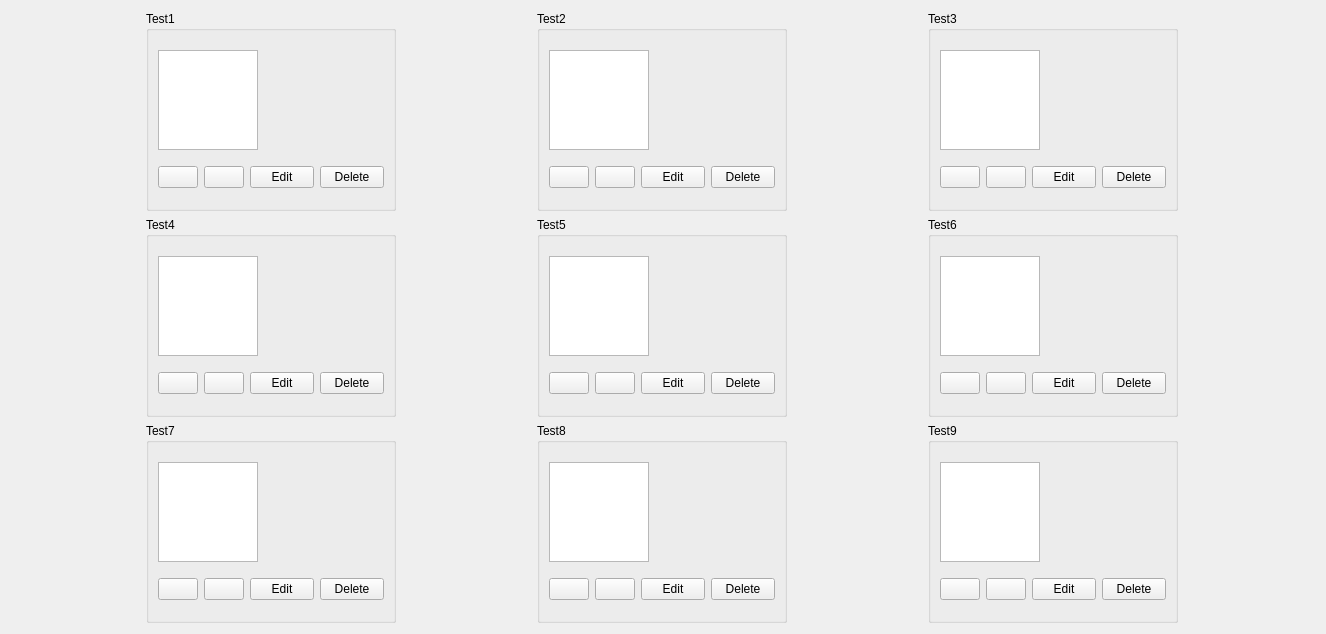
               <widget class="QWidget" name="scrollAreaWidgetContents">
                <property name="geometry">
                 <rect>
                  <x>0</x>
                  <y>0</y>
                  <width>1326</width>
                  <height>630</height>
                 </rect>
                </property>
                <layout class="QGridLayout" name="gridLayout_2">
                 <property name="sizeConstraint">
                  <enum>QLayout::SizeConstraint::SetDefaultConstraint</enum>
                 </property>
                 <item row="0" column="2">
                  <widget class="QGroupBox" name="groupBox_10">
                   <property name="sizePolicy">
                    <sizepolicy hsizetype="Maximum" vsizetype="Maximum">
                     <horstretch>0</horstretch>
                     <verstretch>0</verstretch>
                    </sizepolicy>
                   </property>
                   <property name="minimumSize">
                    <size>
                     <width>250</width>
                     <height>200</height>
                    </size>
                   </property>
                   <property name="maximumSize">
                    <size>
                     <width>250</width>
                     <height>200</height>
                    </size>
                   </property>
                   <property name="title">
                    <string>Test3</string>
                   </property>
                   <layout class="QVBoxLayout" name="verticalLayout_9">
                    <item>
                     <widget class="QGraphicsView" name="graphicsView_11">
                      <property name="sizePolicy">
                       <sizepolicy hsizetype="Maximum" vsizetype="Maximum">
                        <horstretch>0</horstretch>
                        <verstretch>0</verstretch>
                       </sizepolicy>
                      </property>
                      <property name="maximumSize">
                       <size>
                        <width>100</width>
                        <height>100</height>
                       </size>
                      </property>
                     </widget>
                    </item>
                    <item>
                     <layout class="QHBoxLayout" name="horizontalLayout_30">
                      <item>
                       <widget class="QPushButton" name="pushButton_18">
                        <property name="text">
                         <string/>
                        </property>
                        <property name="icon">
                         <iconset theme="QIcon::ThemeIcon::GoPrevious"/>
                        </property>
                       </widget>
                      </item>
                      <item>
                       <widget class="QPushButton" name="pushButton_16">
                        <property name="text">
                         <string/>
                        </property>
                        <property name="icon">
                         <iconset theme="QIcon::ThemeIcon::GoNext"/>
                        </property>
                       </widget>
                      </item>
                      <item>
                       <widget class="QPushButton" name="pushButton_17">
                        <property name="text">
                         <string>Edit</string>
                        </property>
                        <property name="icon">
                         <iconset theme="QIcon::ThemeIcon::DocumentProperties"/>
                        </property>
                       </widget>
                      </item>
                      <item>
                       <widget class="QPushButton" name="pushButton_19">
                        <property name="text">
                         <string>Delete</string>
                        </property>
                        <property name="icon">
                         <iconset theme="QIcon::ThemeIcon::EditDelete"/>
                        </property>
                       </widget>
                      </item>
                     </layout>
                    </item>
                   </layout>
                  </widget>
                 </item>
                 <item row="0" column="1">
                  <widget class="QGroupBox" name="groupBox_9">
                   <property name="sizePolicy">
                    <sizepolicy hsizetype="Maximum" vsizetype="Maximum">
                     <horstretch>0</horstretch>
                     <verstretch>0</verstretch>
                    </sizepolicy>
                   </property>
                   <property name="minimumSize">
                    <size>
                     <width>250</width>
                     <height>200</height>
                    </size>
                   </property>
                   <property name="maximumSize">
                    <size>
                     <width>250</width>
                     <height>200</height>
                    </size>
                   </property>
                   <property name="title">
                    <string>Test2</string>
                   </property>
                   <layout class="QVBoxLayout" name="verticalLayout_23">
                    <item>
                     <widget class="QGraphicsView" name="graphicsView_12">
                      <property name="sizePolicy">
                       <sizepolicy hsizetype="Maximum" vsizetype="Maximum">
                        <horstretch>0</horstretch>
                        <verstretch>0</verstretch>
                       </sizepolicy>
                      </property>
                      <property name="maximumSize">
                       <size>
                        <width>100</width>
                        <height>100</height>
                       </size>
                      </property>
                     </widget>
                    </item>
                    <item>
                     <layout class="QHBoxLayout" name="horizontalLayout_29">
                      <item>
                       <widget class="QPushButton" name="pushButton_12">
                        <property name="text">
                         <string/>
                        </property>
                        <property name="icon">
                         <iconset theme="QIcon::ThemeIcon::GoPrevious"/>
                        </property>
                       </widget>
                      </item>
                      <item>
                       <widget class="QPushButton" name="pushButton_13">
                        <property name="text">
                         <string/>
                        </property>
                        <property name="icon">
                         <iconset theme="QIcon::ThemeIcon::GoNext"/>
                        </property>
                       </widget>
                      </item>
                      <item>
                       <widget class="QPushButton" name="pushButton_14">
                        <property name="text">
                         <string>Edit</string>
                        </property>
                        <property name="icon">
                         <iconset theme="QIcon::ThemeIcon::DocumentProperties"/>
                        </property>
                       </widget>
                      </item>
                      <item>
                       <widget class="QPushButton" name="pushButton_15">
                        <property name="text">
                         <string>Delete</string>
                        </property>
                        <property name="icon">
                         <iconset theme="QIcon::ThemeIcon::EditDelete"/>
                        </property>
                       </widget>
                      </item>
                     </layout>
                    </item>
                   </layout>
                  </widget>
                 </item>
                 <item row="2" column="0">
                  <widget class="QGroupBox" name="groupBox_14">
                   <property name="sizePolicy">
                    <sizepolicy hsizetype="Maximum" vsizetype="Maximum">
                     <horstretch>0</horstretch>
                     <verstretch>0</verstretch>
                    </sizepolicy>
                   </property>
                   <property name="minimumSize">
                    <size>
                     <width>250</width>
                     <height>200</height>
                    </size>
                   </property>
                   <property name="maximumSize">
                    <size>
                     <width>250</width>
                     <height>200</height>
                    </size>
                   </property>
                   <property name="title">
                    <string>Test7</string>
                   </property>
                   <layout class="QVBoxLayout" name="verticalLayout_28">
                    <item>
                     <widget class="QGraphicsView" name="graphicsView_17">
                      <property name="sizePolicy">
                       <sizepolicy hsizetype="Maximum" vsizetype="Maximum">
                        <horstretch>0</horstretch>
                        <verstretch>0</verstretch>
                       </sizepolicy>
                      </property>
                      <property name="maximumSize">
                       <size>
                        <width>100</width>
                        <height>100</height>
                       </size>
                      </property>
                     </widget>
                    </item>
                    <item>
                     <layout class="QHBoxLayout" name="horizontalLayout_40">
                      <item>
                       <widget class="QPushButton" name="pushButton_33">
                        <property name="text">
                         <string/>
                        </property>
                        <property name="icon">
                         <iconset theme="QIcon::ThemeIcon::GoPrevious"/>
                        </property>
                       </widget>
                      </item>
                      <item>
                       <widget class="QPushButton" name="pushButton_35">
                        <property name="text">
                         <string/>
                        </property>
                        <property name="icon">
                         <iconset theme="QIcon::ThemeIcon::GoNext"/>
                        </property>
                       </widget>
                      </item>
                      <item>
                       <widget class="QPushButton" name="pushButton_32">
                        <property name="text">
                         <string>Edit</string>
                        </property>
                        <property name="icon">
                         <iconset theme="QIcon::ThemeIcon::DocumentProperties"/>
                        </property>
                       </widget>
                      </item>
                      <item>
                       <widget class="QPushButton" name="pushButton_34">
                        <property name="text">
                         <string>Delete</string>
                        </property>
                        <property name="icon">
                         <iconset theme="QIcon::ThemeIcon::EditDelete"/>
                        </property>
                       </widget>
                      </item>
                     </layout>
                    </item>
                   </layout>
                  </widget>
                 </item>
                 <item row="2" column="1">
                  <widget class="QGroupBox" name="groupBox_15">
                   <property name="sizePolicy">
                    <sizepolicy hsizetype="Maximum" vsizetype="Maximum">
                     <horstretch>0</horstretch>
                     <verstretch>0</verstretch>
                    </sizepolicy>
                   </property>
                   <property name="minimumSize">
                    <size>
                     <width>250</width>
                     <height>200</height>
                    </size>
                   </property>
                   <property name="maximumSize">
                    <size>
                     <width>250</width>
                     <height>200</height>
                    </size>
                   </property>
                   <property name="title">
                    <string>Test8</string>
                   </property>
                   <layout class="QVBoxLayout" name="verticalLayout_29">
                    <item>
                     <widget class="QGraphicsView" name="graphicsView_18">
                      <property name="sizePolicy">
                       <sizepolicy hsizetype="Maximum" vsizetype="Maximum">
                        <horstretch>0</horstretch>
                        <verstretch>0</verstretch>
                       </sizepolicy>
                      </property>
                      <property name="maximumSize">
                       <size>
                        <width>100</width>
                        <height>100</height>
                       </size>
                      </property>
                     </widget>
                    </item>
                    <item>
                     <layout class="QHBoxLayout" name="horizontalLayout_41">
                      <item>
                       <widget class="QPushButton" name="pushButton_37">
                        <property name="text">
                         <string/>
                        </property>
                        <property name="icon">
                         <iconset theme="QIcon::ThemeIcon::GoPrevious"/>
                        </property>
                       </widget>
                      </item>
                      <item>
                       <widget class="QPushButton" name="pushButton_39">
                        <property name="text">
                         <string/>
                        </property>
                        <property name="icon">
                         <iconset theme="QIcon::ThemeIcon::GoNext"/>
                        </property>
                       </widget>
                      </item>
                      <item>
                       <widget class="QPushButton" name="pushButton_36">
                        <property name="text">
                         <string>Edit</string>
                        </property>
                        <property name="icon">
                         <iconset theme="QIcon::ThemeIcon::DocumentProperties"/>
                        </property>
                       </widget>
                      </item>
                      <item>
                       <widget class="QPushButton" name="pushButton_38">
                        <property name="text">
                         <string>Delete</string>
                        </property>
                        <property name="icon">
                         <iconset theme="QIcon::ThemeIcon::EditDelete"/>
                        </property>
                       </widget>
                      </item>
                     </layout>
                    </item>
                   </layout>
                  </widget>
                 </item>
                 <item row="1" column="0">
                  <widget class="QGroupBox" name="groupBox_11">
                   <property name="sizePolicy">
                    <sizepolicy hsizetype="Maximum" vsizetype="Maximum">
                     <horstretch>0</horstretch>
                     <verstretch>0</verstretch>
                    </sizepolicy>
                   </property>
                   <property name="minimumSize">
                    <size>
                     <width>250</width>
                     <height>200</height>
                    </size>
                   </property>
                   <property name="maximumSize">
                    <size>
                     <width>250</width>
                     <height>200</height>
                    </size>
                   </property>
                   <property name="title">
                    <string>Test4</string>
                   </property>
                   <layout class="QVBoxLayout" name="verticalLayout_25">
                    <item>
                     <widget class="QGraphicsView" name="graphicsView_14">
                      <property name="sizePolicy">
                       <sizepolicy hsizetype="Maximum" vsizetype="Maximum">
                        <horstretch>0</horstretch>
                        <verstretch>0</verstretch>
                       </sizepolicy>
                      </property>
                      <property name="maximumSize">
                       <size>
                        <width>100</width>
                        <height>100</height>
                       </size>
                      </property>
                     </widget>
                    </item>
                    <item>
                     <layout class="QHBoxLayout" name="horizontalLayout_31">
                      <item>
                       <widget class="QPushButton" name="pushButton_22">
                        <property name="text">
                         <string/>
                        </property>
                        <property name="icon">
                         <iconset theme="QIcon::ThemeIcon::GoPrevious"/>
                        </property>
                       </widget>
                      </item>
                      <item>
                       <widget class="QPushButton" name="pushButton_20">
                        <property name="text">
                         <string/>
                        </property>
                        <property name="icon">
                         <iconset theme="QIcon::ThemeIcon::GoNext"/>
                        </property>
                       </widget>
                      </item>
                      <item>
                       <widget class="QPushButton" name="pushButton_21">
                        <property name="text">
                         <string>Edit</string>
                        </property>
                        <property name="icon">
                         <iconset theme="QIcon::ThemeIcon::DocumentProperties"/>
                        </property>
                       </widget>
                      </item>
                      <item>
                       <widget class="QPushButton" name="pushButton_23">
                        <property name="text">
                         <string>Delete</string>
                        </property>
                        <property name="icon">
                         <iconset theme="QIcon::ThemeIcon::EditDelete"/>
                        </property>
                       </widget>
                      </item>
                     </layout>
                    </item>
                   </layout>
                  </widget>
                 </item>
                 <item row="1" column="2">
                  <widget class="QGroupBox" name="groupBox_13">
                   <property name="sizePolicy">
                    <sizepolicy hsizetype="Maximum" vsizetype="Maximum">
                     <horstretch>0</horstretch>
                     <verstretch>0</verstretch>
                    </sizepolicy>
                   </property>
                   <property name="minimumSize">
                    <size>
                     <width>250</width>
                     <height>200</height>
                    </size>
                   </property>
                   <property name="maximumSize">
                    <size>
                     <width>250</width>
                     <height>200</height>
                    </size>
                   </property>
                   <property name="title">
                    <string>Test6</string>
                   </property>
                   <layout class="QVBoxLayout" name="verticalLayout_27">
                    <item>
                     <widget class="QGraphicsView" name="graphicsView_16">
                      <property name="sizePolicy">
                       <sizepolicy hsizetype="Maximum" vsizetype="Maximum">
                        <horstretch>0</horstretch>
                        <verstretch>0</verstretch>
                       </sizepolicy>
                      </property>
                      <property name="maximumSize">
                       <size>
                        <width>100</width>
                        <height>100</height>
                       </size>
                      </property>
                     </widget>
                    </item>
                    <item>
                     <layout class="QHBoxLayout" name="horizontalLayout_39">
                      <item>
                       <widget class="QPushButton" name="pushButton_30">
                        <property name="text">
                         <string/>
                        </property>
                        <property name="icon">
                         <iconset theme="QIcon::ThemeIcon::GoPrevious"/>
                        </property>
                       </widget>
                      </item>
                      <item>
                       <widget class="QPushButton" name="pushButton_28">
                        <property name="text">
                         <string/>
                        </property>
                        <property name="icon">
                         <iconset theme="QIcon::ThemeIcon::GoNext"/>
                        </property>
                       </widget>
                      </item>
                      <item>
                       <widget class="QPushButton" name="pushButton_29">
                        <property name="text">
                         <string>Edit</string>
                        </property>
                        <property name="icon">
                         <iconset theme="QIcon::ThemeIcon::DocumentProperties"/>
                        </property>
                       </widget>
                      </item>
                      <item>
                       <widget class="QPushButton" name="pushButton_31">
                        <property name="text">
                         <string>Delete</string>
                        </property>
                        <property name="icon">
                         <iconset theme="QIcon::ThemeIcon::EditDelete"/>
                        </property>
                       </widget>
                      </item>
                     </layout>
                    </item>
                   </layout>
                  </widget>
                 </item>
                 <item row="0" column="0">
                  <widget class="QGroupBox" name="groupBox_8">
                   <property name="sizePolicy">
                    <sizepolicy hsizetype="Maximum" vsizetype="Maximum">
                     <horstretch>0</horstretch>
                     <verstretch>0</verstretch>
                    </sizepolicy>
                   </property>
                   <property name="minimumSize">
                    <size>
                     <width>250</width>
                     <height>200</height>
                    </size>
                   </property>
                   <property name="maximumSize">
                    <size>
                     <width>250</width>
                     <height>200</height>
                    </size>
                   </property>
                   <property name="title">
                    <string>Test1</string>
                   </property>
                   <layout class="QVBoxLayout" name="verticalLayout_24">
                    <item>
                     <widget class="QGraphicsView" name="graphicsView_13">
                      <property name="sizePolicy">
                       <sizepolicy hsizetype="Maximum" vsizetype="Maximum">
                        <horstretch>0</horstretch>
                        <verstretch>0</verstretch>
                       </sizepolicy>
                      </property>
                      <property name="maximumSize">
                       <size>
                        <width>100</width>
                        <height>100</height>
                       </size>
                      </property>
                     </widget>
                    </item>
                    <item>
                     <layout class="QHBoxLayout" name="horizontalLayout_27">
                      <item>
                       <widget class="QPushButton" name="pushButton_8">
                        <property name="text">
                         <string/>
                        </property>
                        <property name="icon">
                         <iconset theme="QIcon::ThemeIcon::GoPrevious"/>
                        </property>
                       </widget>
                      </item>
                      <item>
                       <widget class="QPushButton" name="pushButton_9">
                        <property name="text">
                         <string/>
                        </property>
                        <property name="icon">
                         <iconset theme="QIcon::ThemeIcon::GoNext"/>
                        </property>
                       </widget>
                      </item>
                      <item>
                       <widget class="QPushButton" name="pushButton_10">
                        <property name="text">
                         <string>Edit</string>
                        </property>
                        <property name="icon">
                         <iconset theme="QIcon::ThemeIcon::DocumentProperties"/>
                        </property>
                       </widget>
                      </item>
                      <item>
                       <widget class="QPushButton" name="pushButton_11">
                        <property name="text">
                         <string>Delete</string>
                        </property>
                        <property name="icon">
                         <iconset theme="QIcon::ThemeIcon::EditDelete"/>
                        </property>
                       </widget>
                      </item>
                     </layout>
                    </item>
                   </layout>
                  </widget>
                 </item>
                 <item row="2" column="2">
                  <widget class="QGroupBox" name="groupBox_16">
                   <property name="sizePolicy">
                    <sizepolicy hsizetype="Maximum" vsizetype="Maximum">
                     <horstretch>0</horstretch>
                     <verstretch>0</verstretch>
                    </sizepolicy>
                   </property>
                   <property name="minimumSize">
                    <size>
                     <width>250</width>
                     <height>200</height>
                    </size>
                   </property>
                   <property name="maximumSize">
                    <size>
                     <width>250</width>
                     <height>200</height>
                    </size>
                   </property>
                   <property name="title">
                    <string>Test9</string>
                   </property>
                   <layout class="QVBoxLayout" name="verticalLayout_30">
                    <item>
                     <widget class="QGraphicsView" name="graphicsView_19">
                      <property name="sizePolicy">
                       <sizepolicy hsizetype="Maximum" vsizetype="Maximum">
                        <horstretch>0</horstretch>
                        <verstretch>0</verstretch>
                       </sizepolicy>
                      </property>
                      <property name="maximumSize">
                       <size>
                        <width>100</width>
                        <height>100</height>
                       </size>
                      </property>
                     </widget>
                    </item>
                    <item>
                     <layout class="QHBoxLayout" name="horizontalLayout_42">
                      <item>
                       <widget class="QPushButton" name="pushButton_41">
                        <property name="text">
                         <string/>
                        </property>
                        <property name="icon">
                         <iconset theme="QIcon::ThemeIcon::GoPrevious"/>
                        </property>
                       </widget>
                      </item>
                      <item>
                       <widget class="QPushButton" name="pushButton_43">
                        <property name="text">
                         <string/>
                        </property>
                        <property name="icon">
                         <iconset theme="QIcon::ThemeIcon::GoNext"/>
                        </property>
                       </widget>
                      </item>
                      <item>
                       <widget class="QPushButton" name="pushButton_40">
                        <property name="text">
                         <string>Edit</string>
                        </property>
                        <property name="icon">
                         <iconset theme="QIcon::ThemeIcon::DocumentProperties"/>
                        </property>
                       </widget>
                      </item>
                      <item>
                       <widget class="QPushButton" name="pushButton_42">
                        <property name="text">
                         <string>Delete</string>
                        </property>
                        <property name="icon">
                         <iconset theme="QIcon::ThemeIcon::EditDelete"/>
                        </property>
                       </widget>
                      </item>
                     </layout>
                    </item>
                   </layout>
                  </widget>
                 </item>
                 <item row="1" column="1">
                  <widget class="QGroupBox" name="groupBox_12">
                   <property name="sizePolicy">
                    <sizepolicy hsizetype="Maximum" vsizetype="Maximum">
                     <horstretch>0</horstretch>
                     <verstretch>0</verstretch>
                    </sizepolicy>
                   </property>
                   <property name="minimumSize">
                    <size>
                     <width>250</width>
                     <height>200</height>
                    </size>
                   </property>
                   <property name="maximumSize">
                    <size>
                     <width>250</width>
                     <height>200</height>
                    </size>
                   </property>
                   <property name="title">
                    <string>Test5</string>
                   </property>
                   <layout class="QVBoxLayout" name="verticalLayout_26">
                    <item>
                     <widget class="QGraphicsView" name="graphicsView_15">
                      <property name="sizePolicy">
                       <sizepolicy hsizetype="Maximum" vsizetype="Maximum">
                        <horstretch>0</horstretch>
                        <verstretch>0</verstretch>
                       </sizepolicy>
                      </property>
                      <property name="maximumSize">
                       <size>
                        <width>100</width>
                        <height>100</height>
                       </size>
                      </property>
                     </widget>
                    </item>
                    <item>
                     <layout class="QHBoxLayout" name="horizontalLayout_38">
                      <item>
                       <widget class="QPushButton" name="pushButton_26">
                        <property name="text">
                         <string/>
                        </property>
                        <property name="icon">
                         <iconset theme="QIcon::ThemeIcon::GoPrevious"/>
                        </property>
                       </widget>
                      </item>
                      <item>
                       <widget class="QPushButton" name="pushButton_24">
                        <property name="text">
                         <string/>
                        </property>
                        <property name="icon">
                         <iconset theme="QIcon::ThemeIcon::GoNext"/>
                        </property>
                       </widget>
                      </item>
                      <item>
                       <widget class="QPushButton" name="pushButton_25">
                        <property name="text">
                         <string>Edit</string>
                        </property>
                        <property name="icon">
                         <iconset theme="QIcon::ThemeIcon::DocumentProperties"/>
                        </property>
                       </widget>
                      </item>
                      <item>
                       <widget class="QPushButton" name="pushButton_27">
                        <property name="text">
                         <string>Delete</string>
                        </property>
                        <property name="icon">
                         <iconset theme="QIcon::ThemeIcon::EditDelete"/>
                        </property>
                       </widget>
                      </item>
                     </layout>
                    </item>
                   </layout>
                  </widget>
                 </item>
                </layout>
               </widget>
